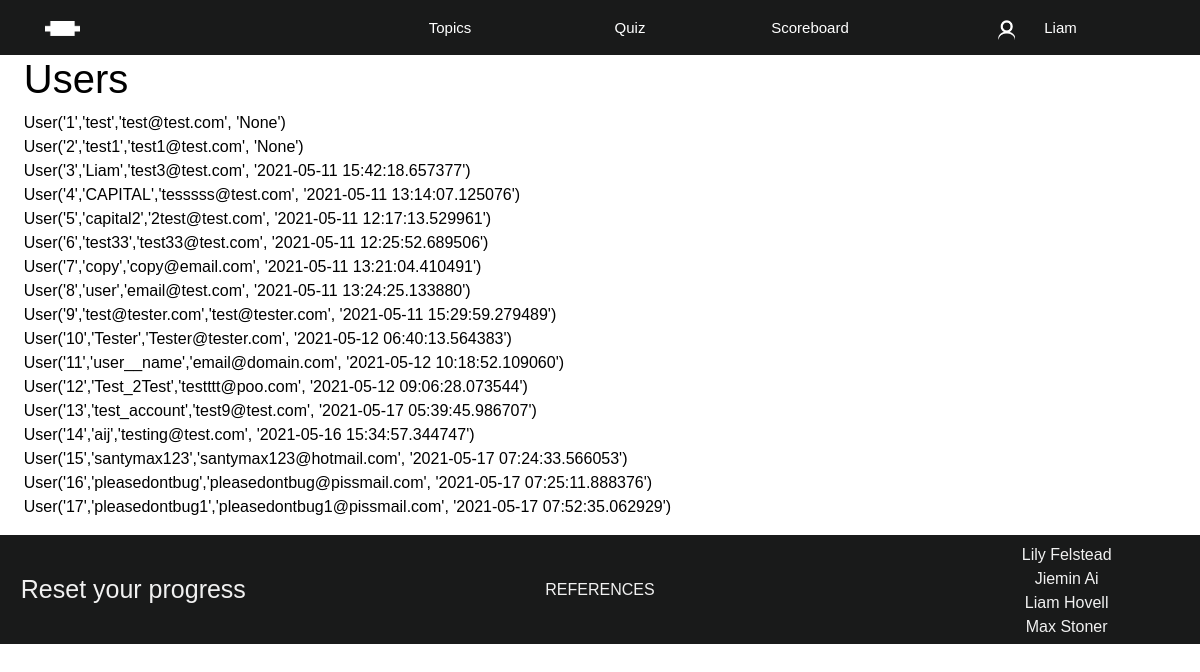
Before: /users (signed in) with the older database file.
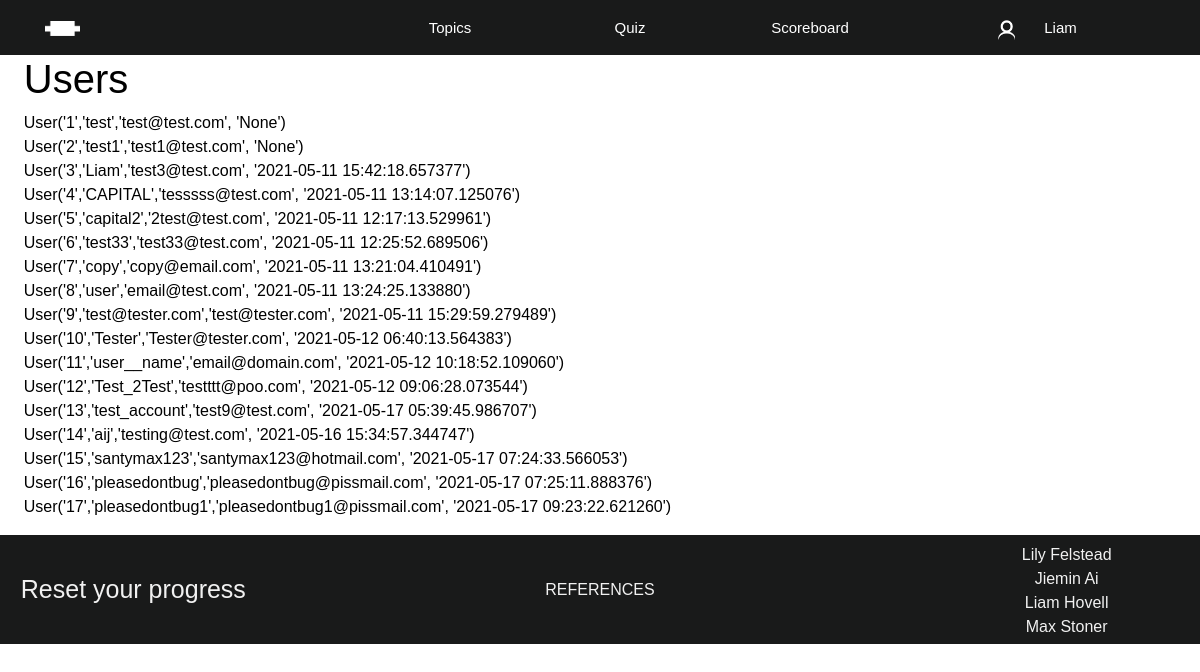
After: the same page with the newer database file.
### app/models.py (models this page shows)
class User(db.Model, UserMixin):
    id = db.Column(db.Integer, primary_key = True)
    username = db.Column(db.String(20), unique = True, nullable=False)
    email = db.Column(db.String(120), unique = True, nullable=False)
    password = db.Column(db.String(60), nullable=False)
    about_me = db.Column(db.String(140))
    last_seen = db.Column(db.DateTime, default=datetime.utcnow)
    scores = db.relationship('Scores', backref='user_info', lazy=True)
    def __repr__(self):
        return f"User('{self.id}','{self.username}','{self.email}', '{self.last_seen}')"

### app/routes.py (the view)
@app.route("/users")
@login_required
def users():
    users_in_database = User.query.all()
    for user in users_in_database:
        print (user.username)
    return render_template('users.html', title= 'Users', all_users = users_in_database)

### app/models.py (called while the page is built)
@login_manager.user_loader
def load_user(user_id):
    return User.query.get(int(user_id))

### app/routes.py (called while the page is built)
@app.before_request
def before_request():
    if current_user.is_authenticated:
        current_user.last_seen = datetime.utcnow()
        db.session.commit()

### app/templates/users.html
{% extends "layout.html" %}
{% block content %}
<h1>Users</h1>
{% for item in all_users %}
    {{item}} </br>
{% endfor %}
{% endblock %}

Changed rows visible on the page:
changed User: id+username+email "User('17','pleasedontbug1','pleasedontbug1@pissmail.com', '2021-05-17 07:52:35.062929')" → "User('17','pleasedontbug1','pleasedontbug1@pissmail.com', '2021-05-17 09:23:22.621260')"
